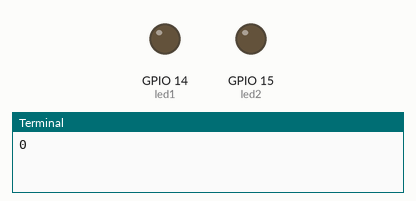
This program was run on a simulated Raspberry Pi (BCM pin numbers). Parts: output pins drawn as LEDs (lit = HIGH), the last lines printed to the terminal.

Above: at 0.05 s.
At 0.95 s:
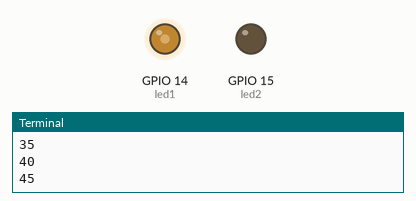
At 1.9 s:
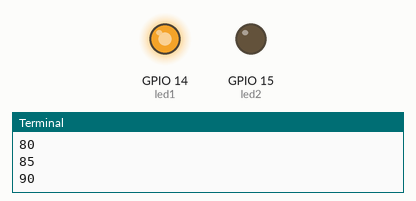
At 3.8 s:
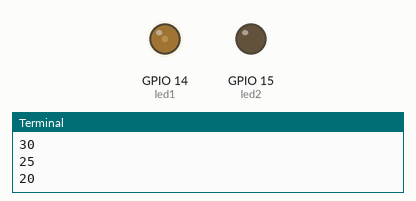
Timing chart, 0 to 5.5 s (numbered marks = the images above):
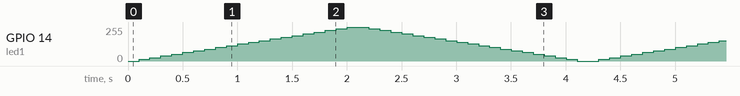

The program:

led_pwm.py
```python
import RPi.GPIO as GPIO
import time


led1 = 14
led2 = 15

GPIO.setmode( GPIO.BCM )
GPIO.setwarnings( False )

def led_init (led1, led2 ):
    GPIO.setup( led1, GPIO.OUT )
    GPIO.setup( led2, GPIO.OUT )

def led_on( led_pin ):
    GPIO.output( led_pin, True )

def led_off( led_pin ):
    GPIO.output( led_pin, False )

if __name__ == "__main__" :
    led_init( led1, led2 )

    p = GPIO.PWM( led1, 100 )
    p.start ( 0 )

    while True:
        for duty in range( 0, 101, 5 ):
            p.ChangeDutyCycle( duty )
            print( duty )
            time.sleep( 0.1 )

        for duty in range ( 100, -1, -5 ):
            p.ChangeDutyCycle( duty )
            print( duty )
            time.sleep( 0.1 )
```
